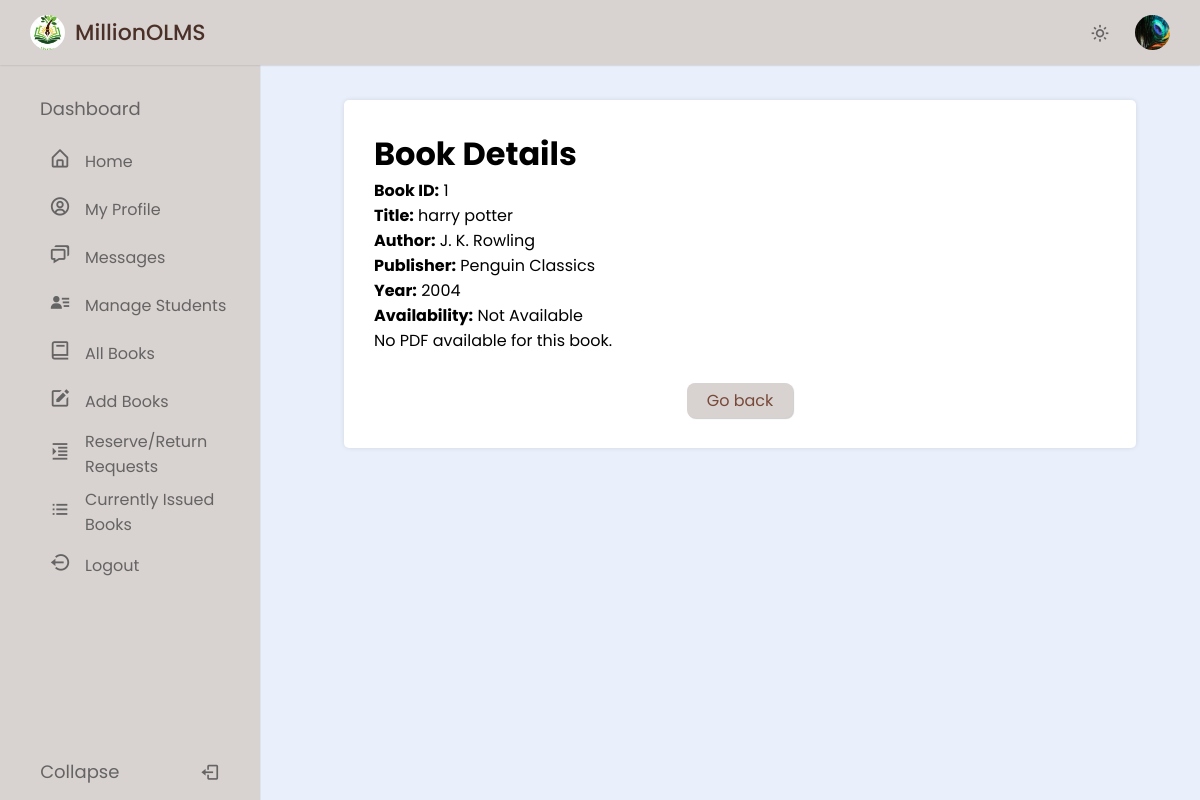
/admin/books_details.php?BookId=1 (signed in), run on the app's committed database.
### tables this page shows
CREATE TABLE `user` (
  `RollNo` varchar(50) NOT NULL,
  `Name` varchar(250) DEFAULT NULL,
  `Type` varchar(20) DEFAULT NULL,
  `EmailId` varchar(250) DEFAULT NULL,
  `MobNo` bigint DEFAULT NULL,
  `Password` varchar(250) DEFAULT NULL,
  `ProfilePicture` varchar(255) DEFAULT NULL
);

CREATE TABLE `book` (
  `BookId` int NOT NULL,
  `Title` varchar(50) DEFAULT NULL,
  `Publisher` varchar(50) DEFAULT NULL,
  `Year` varchar(50) DEFAULT NULL,
  `Availability` int DEFAULT NULL,
  `Status` enum('Available','Reserved','CheckedOut') NOT NULL DEFAULT 'Available',
  `PDF_Link` varchar(255) DEFAULT NULL
);

### admin/books_details.php (the view, shortened to what this page needs)
<?php
require('dbconn.php');
if (isset($_GET['BookId'])) {
    $bookId = $_GET['BookId'];
    $sql = "SELECT * FROM olms.book WHERE BookId = ?";
    $stmt = $conn->prepare($sql);
    $stmt->bind_param("i", $bookId);
    $stmt->execute();
    $result = $stmt->get_result();
    if ($result->num_rows > 0) {
        $rollno = $_SESSION['RollNo'];
        $userQuery = "SELECT * FROM olms.user WHERE RollNo=?";
        $userStmt = $conn->prepare($userQuery);
        $userStmt->bind_param("s", $rollno);
        $userStmt->execute();
        $userResult = $userStmt->get_result();
        if ($userResult && $userResult->num_rows > 0) {
            $userRow = $userResult->fetch_assoc();
            $ProfilePicture = !empty($userRow['ProfilePicture']) ? $userRow['ProfilePicture'] : 'images/profile.jpg';
        } else {
            $ProfilePicture = 'images/profile.jpg';
        }
        ?>
        <!DOCTYPE html>
        <html lang="en">
        <head>
            <link href="https://unpkg.com/boxicons@latest/css/boxicons.min.css" rel="stylesheet" />
            <link rel="stylesheet" href="style.css" />
        </head>
        <body>
            <nav class="navbar">
                <div class="logo_item">
                    <img src="images/logo.jpg" alt=""></i>MillionOLMS
                </div>
                <div class="navbar_content">
                    <i class='bx bx-sun' id="darkLight"></i>
                    <img src="<?php echo ($ProfilePicture); ?>" alt="Profile Picture" class="profile" id="profilePic" />
            </nav>
            <nav class="sidebar">
                <div class="menu_content">
                    <ul class="menu_items">
                        <div class="menu_title menu_dahsboard"></div>
                        <li class="item">
                            <a href="home.php" class="nav_link submenu_item">
                                <span class="navlink_icon">
                                    <i class="bx bx-home-alt"></i>
                                </span>
                                <span class="navlink">Home</span>
                            </a>
                        </li>
                        <li class="item">
                            <a href="profile.php" class="nav_link submenu_item">
                                <span class="navlink_icon">
                                    <i class='bx bx-user-circle'></i>
                                </span>
                                <span class="navlink">My Profile</span>
                            </a>
                        </li>
                        <li class="item">
                            <a href="message.php" class="nav_link submenu_item">
                                <span class="navlink_icon">
                                    <i class='bx bx-chat'></i>
                                </span>
                                <span class="navlink">Messages</span>
                            </a>
                        </li>
                        <li class="item">
                            <a href="admin_manageStud.php" class="nav_link submenu_item">
                                <span class="navlink_icon">
                                    <i class='bx bxs-user-detail'></i>
                                </span>
                                <span class="navlink">Manage Students</span>
                            </a>
                        </li>
                        <li class="item">
                            <a href="admin_allBooks.php" class="nav_link submenu_item">
                                <span class="navlink_icon">
                                    <i class='bx bx-book'></i>
                                </span>
                                <span class="navlink">All Books</span>
                            </a>
                        </li>
                        <li class="item">
                            <a href="addBook.php" class="nav_link submenu_item">
                                <span class="navlink_icon">
                                    <i class='bx bxs-edit'></i>
                                </span>
                                <span class="navlink">Add Books</span>
                            </a>
                        </li>
                        <li class="item">
                            <a href="requests.php" class="nav_link submenu_item">
                                <span class="navlink_icon">
                                    <i class='bx bx-right-indent'></i>
                                </span>
                                <span class="navlink">Reserve/Return<br>Requests</span>
                            </a>
                        </li>
                        <li class="item">
                            <a href="currently_issued.php" class="nav_link submenu_item">
                                <span class="navlink_icon">
                                    <i class='bx bx-list-ul'></i>
                                </span>
                                <span class="navlink">Currently Issued<br>Books</span>
                            </a>
                        </li>
                        <li class="item">
                            <a href="logout.php" class="nav_link submenu_item">
                                <span class="navlink_icon">
                                    <i class='bx bx-log-out-circle'></i>
                                </span>
                                <span class="navlink">Logout</span>
                            </a>
                        </li>
                    </ul>
                    <div class="bottom_content">
                        <div class="bottom expand_sidebar">
                            <span> Expand</span>
                        </div>
                        <div class="bottom collapse_sidebar">
                            <span> Collapse</span>
                            <i class='bx bx-log-out'></i>
                        </div>
                    </div>
                </div>
            </nav>
            <main class="main-content">
                <div class="content">
                    <div class="book-details">
                        <h1>Book Details</h1>
                        <?php
                        $x = $_GET['BookId'];
                        $sql = "SELECT * FROM OLMS.book WHERE BookId = ?";
                        $stmt = $conn->prepare($sql);
                        $stmt->bind_param("i", $x);
                        $stmt->execute();
                        $result = $stmt->get_result();
                        if ($result->num_rows > 0) {
                            $row = $result->fetch_assoc();
                            $bookid = $row['BookId'];
                            $name = $row['Title'];
                            $publisher = $row['Publisher'];
                            $year = $row['Year'];
                            $avail = $row['Availability'];
                            $PDF_Link = $row['PDF_Link'];
                            echo "<p><strong>Book ID:</strong> $bookid</p>";
                            echo "<p><strong>Title:</strong> $name</p>";
                            $sql1 = "SELECT * FROM OLMS.author WHERE BookId = ?";
                            $stmt1 = $conn->prepare($sql1);
                            $stmt1->bind_param("i", $bookid);
                            $stmt1->execute();
                            $authorResult = $stmt1->get_result();
                            echo "<p><strong>Author:</strong> ";
                            $authors = [];
                            while ($authorRow = $authorResult->fetch_assoc()) {
                                $authors[] = $authorRow['Author'];
                            }
                            echo implode(", ", $authors) . "</p>";
                            echo "<p><strong>Publisher:</strong> $publisher</p>";
                            echo "<p><strong>Year:</strong> $year</p>";
                            echo "<p><strong>Availability:</strong> ";
                            echo $avail > 0 ? "$avail copies" : "Not Available";
                            echo "</p>";
                            if (!empty($PDF_Link) && file_exists($PDF_Link)) {
                                echo "<h3>Download or View PDF</h3>";
                                echo "<iframe src='$PDF_Link' width='100%' height='600px' frameborder='0'></iframe>";
                            } else {
                                echo "<p>No PDF available for this book.</p>";
                            }
                        } else {
                            echo "<p>Book details not found.</p>";
                        }
                        ?>
                        <div class="button-container">
                            <a href="admin_allBooks.php" class="btn-link">
                                <button class="go-back-btn">Go back</button>
                            </a>
                        </div>
                    </div>
                </div>
            </main>
        </body>
        </html>
        <?php
    } else {
        echo "Book not found.";
    }
} else {
    echo "No BookId provided.";
}
?>

### admin/style.css (style rules this page uses)
* { margin: 0; padding: 0; box-sizing: border-box; font-family: "Poppins", sans-serif; }
:root { --light-brown-color: #D8D2D0; --dark-brown-color: #4b3028; --grey-color: #656464; --light-grey-color: #aaa; }
body { background-color: #E9EFFB; transition: all 0.5s ease; }
.navbar { position: fixed; top: 0; width: 100%; left: 0; background-color: var(--light-brown-color); display: flex; align-items: center; justify-content: space-between; padding: 15px 30px; z-index: 1000; box-shadow: 0 0 2px var(--light-grey-color); }
.logo_item { display: flex; align-items: center; column-gap: 10px; font-size: 22px; font-weight: 500; color: var(--dark-brown-color); }
.navbar img { width: 35px; height: 35px; object-fit: cover; border-radius: 50%; }
.navbar_content { display: flex; align-items: center; column-gap: 25px; }
.navbar_content i { cursor: pointer; font-size: 20px; color: var(--grey-color); }
.sidebar { background-color: var(--light-brown-color); width: 260px; position: fixed; top: 0; left: 0; height: 100%; padding: 80px 20px; z-index: 100; overflow-y: scroll; box-shadow: 0 0 1px var(--light-grey-color); transition: all 0.5s ease; }
.menu_content { position: relative; }
.menu_title { margin: 15px 0; padding: 0 20px; font-size: 18px; }
.menu_title::before { color: var(--grey-color); white-space: nowrap; }
.menu_dahsboard::before { content: "Dashboard"; }
.menu_items { padding: 0; list-style: none; }
.navlink_icon { position: relative; font-size: 22px; min-width: 50px; line-height: 40px; display: inline-block; text-align: center; border-radius: 6px; }
.navlink_icon::before { content: ""; position: absolute; height: 100%; width: calc(100% + 100px); left: -20px; }
.sidebar .nav_link { display: flex; align-items: center; width: 100%; padding: 4px 15px; border-radius: 8px; text-decoration: none; color: var(--grey-color); white-space: nowrap; }
.submenu_item { cursor: pointer; }
.bottom_content { position: fixed; bottom: 60px; left: 0; width: 260px; cursor: pointer; transition: all 0.5s ease; }
.bottom { position: absolute; display: flex; align-items: center; left: 0; justify-content: space-around; padding: 18px 0; text-align: center; width: 100%; color: var(--grey-color); border-top: 1px solid var(--grey-color-light); background-color: var(--light-brown-color); }
.bottom i { font-size: 20px; }
.bottom span { font-size: 18px; }
.main-content { grid-area: main; padding: 20px; margin: 80px 0 0 280px; }
.button-container { display: flex; justify-content: center; gap: 20px; margin-top: 30px; }
.profile { cursor: pointer; }
.content { flex: 1; padding: 30px; background: #fff; box-shadow: 0px 0px 5px rgba(0, 0, 0, 0.1); width: 90%; max-width: 800px; border-radius: 5px; margin: 0 auto; }
.go-back-btn { padding: 5px 20px; font-size: 16px; color: #784939; background-color: #d8d2d0; border-radius: 8px; text-align: center; cursor: pointer; text-decoration: none; transition: background-color 0.3s; border: none; box-shadow: 1px 1px 1px rgba(0, 0, 0, 0.2); }

### data on the page
user: ProfilePicture (picture)
book: BookId "1", Title "harry potter", Publisher "Penguin Classics", Year "2004"

### other printed values
implode(", ", $authors) "J. K. Rowling"
